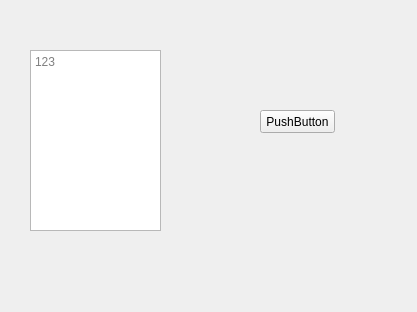
<?xml version="1.0" encoding="UTF-8"?>
<ui version="4.0">
 <class>Form</class>
 <widget class="QWidget" name="Form">
  <property name="geometry">
   <rect>
    <x>0</x>
    <y>0</y>
    <width>417</width>
    <height>312</height>
   </rect>
  </property>
  <property name="windowTitle">
   <string>统计</string>
  </property>
  <widget class="QPlainTextEdit" name="TextEdit">
   <property name="geometry">
    <rect>
     <x>30</x>
     <y>50</y>
     <width>131</width>
     <height>181</height>
    </rect>
   </property>
   <property name="placeholderText">
    <string>123</string>
   </property>
  </widget>
  <widget class="QPushButton" name="Button">
   <property name="geometry">
    <rect>
     <x>260</x>
     <y>110</y>
     <width>75</width>
     <height>23</height>
    </rect>
   </property>
   <property name="text">
    <string>PushButton</string>
   </property>
  </widget>
 </widget>
 <resources/>
 <connections/>
</ui>
